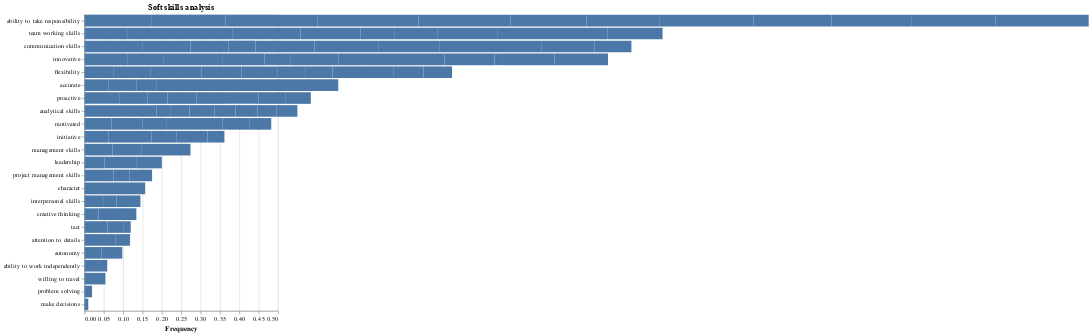

Source (notebook cell):
### Code cell
# soft skills visualization

input_dropdown = alt.binding_select(options=sorted(df_ss_top10['label'].unique()), name='Cluster ')
selection = alt.selection_point(fields=['label'], bind=input_dropdown)
color = alt.condition(
    selection,
    alt.Color('Origin:N').legend(None),
    alt.value('lightgray')
)


alt.Chart(df_ss_top10).mark_bar(tooltip=True).encode(
        alt.Y('Soft Skills:N',sort=alt.SortField(field='freq_rel', order='descending'), title=None, axis=alt.Axis(labelAngle=0)),
        alt.X('freq_rel:Q', title='Frequency', scale=alt.Scale(domain=[0, 0.5])),
        #alt.Color('Job title:N', scale=alt.Scale(scheme='category20')),
        color=color,
        tooltip=[alt.Tooltip('Soft Skills:N', title='Soft Skills'), alt.Tooltip('freq_rel:Q', title='Percentage', format='.2%')]
).properties(title='Soft skills analysis').transform_filter(selection).add_params(selection).display()

### Figure 1 — Vega-Lite specification as saved in the notebook (floating-point values rounded to 4 significant figures)
{"config": {"view": {"continuousWidth": 300, "continuousHeight": 300}}, "data": {"name": "data-be1fe8ca7a4c66d96c7e80582dd8ef80"}, "mark": {"type": "bar", "tooltip": true}, "encoding": {"color": {"condition": {"param": "param_74", "field": "Origin", "legend": null, "type": "nominal"}, "value": "lightgray"}, "tooltip": [{"field": "Soft Skills", "title": "Soft Skills", "type": "nominal"}, {"field": "freq_rel", "format": ".2%", "title": "Percentage", "type": "quantitative"}], "x": {"field": "freq_rel", "scale": {"domain": [0, 0.5]}, "title": "Frequency", "type": "quantitative"}, "y": {"axis": {"labelAngle": 0}, "field": "Soft Skills", "sort": {"field": "freq_rel", "order": "descending"}, "title": null, "type": "nominal"}}, "params": [{"name": "param_74", "select": {"type": "point", "fields": ["label"]}, "bind": {"input": "select", "options": [0.0, 1.0, 2.0, 3.0, 4.0, 5.0, 6.0, 7.0, 8.0, 9.0, 10.0, 11.0], "name": "Cluster "}}], "title": "Soft skills analysis", "transform": [{"filter": {"param": "param_74"}}], "$schema": "https://vega.github.io/schema/vega-lite/v5.6.1.json", "datasets": {"data-be1fe8ca7a4c66d96c7e80582dd8ef80": [{"label": 5, "Soft Skills": "ability to take responsibility", "frequenza": 275, "freq_rel": 0.1722}, {"label": 5, "Soft Skills": "communication skills", "frequenza": 238, "freq_rel": 0.149}, {"label": 5, "Soft Skills": "team working skills", "frequenza": 179, "freq_rel": 0.1121}, {"label": 5, "Soft Skills": "innovative", "frequenza": 176, "freq_rel": 0.1102}, {"label": 5, "Soft Skills": "analytical skills", "frequenza": 155, "freq_rel": 0.0971}, {"label": 5, "Soft Skills": "proactive", "frequenza": 146, "freq_rel": 0.0914}, {"label": 5, "Soft Skills": "attention to details", "frequenza": 129, "freq_rel": 0.0808}, {"label": 5, "Soft Skills": "flexibility", "frequenza": 121, "freq_rel": 0.0758}, {"label": 5, "Soft Skills": "accurate", "frequenza": 98, "freq_rel": 0.0614}, {"label": 5, "Soft Skills": "interpersonal skills", "frequenza": 80, "freq_rel": 0.0501}, {"label": 4, "Soft Skills": "ability to take responsibility", "frequenza": 307, "freq_rel": 0.1918}, {"label": 4, "Soft Skills": "team working skills", "frequenza": 228, "freq_rel": 0.1424}, {"label": 4, "Soft Skills": "communication skills", "frequenza": 200, "freq_rel": 0.1249}, {"label": 4, "Soft Skills": "flexibility", "frequenza": 153, "freq_rel": 0.0956}, {"label": 4, "Soft Skills": "innovative", "frequenza": 152, "freq_rel": 0.0949}, {"label": 4, "Soft Skills": "analytical skills", "frequenza": 142, "freq_rel": 0.0887}, {"label": 4, "Soft Skills": "project management skills", "frequenza": 120, "freq_rel": 0.075}, {"label": 4, "Soft Skills": "management skills", "frequenza": 116, "freq_rel": 0.0725}, {"label": 4, "Soft Skills": "initiative", "frequenza": 100, "freq_rel": 0.0625}, {"label": 4, "Soft Skills": "leadership", "frequenza": 83, "freq_rel": 0.0518}, {"label": 1, "Soft Skills": "ability to take responsibility", "frequenza": 325, "freq_rel": 0.2386}, {"label": 1, "Soft Skills": "innovative", "frequenza": 205, "freq_rel": 0.1505}, {"label": 1, "Soft Skills": "flexibility", "frequenza": 179, "freq_rel": 0.1314}, {"label": 1, "Soft Skills": "team working skills", "frequenza": 173, "freq_rel": 0.127}, {"label": 1, "Soft Skills": "communication skills", "frequenza": 133, "freq_rel": 0.0977}, {"label": 1, "Soft Skills": "proactive", "frequenza": 98, "freq_rel": 0.072}, {"label": 1, "Soft Skills": "motivated", "frequenza": 95, "freq_rel": 0.0698}, {"label": 1, "Soft Skills": "initiative", "frequenza": 54, "freq_rel": 0.0396}, {"label": 1, "Soft Skills": "analytical skills", "frequenza": 51, "freq_rel": 0.0374}, {"label": 1, "Soft Skills": "creative thinking", "frequenza": 49, "freq_rel": 0.036}, {"label": 11, "Soft Skills": "ability to take responsibility", "frequenza": 282, "freq_rel": 0.2606}, {"label": 11, "Soft Skills": "team working skills", "frequenza": 191, "freq_rel": 0.1765}, {"label": 11, "Soft Skills": "innovative", "frequenza": 118, "freq_rel": 0.1091}, {"label": 11, "Soft Skills": "flexibility", "frequenza": 111, "freq_rel": 0.1026}, {"label": 11, "Soft Skills": "motivated", "frequenza": 86, "freq_rel": 0.0795}, {"label": 11, "Soft Skills": "communication skills", "frequenza": 76, "freq_rel": 0.0702}, {"label": 11, "Soft Skills": "tact", "frequenza": 64, "freq_rel": 0.0591}, {"label": 11, "Soft Skills": "proactive", "frequenza": 55, "freq_rel": 0.0508}, {"label": 11, "Soft Skills": "analytical skills", "frequenza": 52, "freq_rel": 0.0481}, {"label": 11, "Soft Skills": "autonomy", "frequenza": 47, "freq_rel": 0.0434}, {"label": 9, "Soft Skills": "ability to take responsibility", "frequenza": 285, "freq_rel": 0.2373}, {"label": 9, "Soft Skills": "team working skills", "frequenza": 186, "freq_rel": 0.1549}, {"label": 9, "Soft Skills": "communication skills", "frequenza": 183, "freq_rel": 0.1524}, {"label": 9, "Soft Skills": "flexibility", "frequenza": 111, "freq_rel": 0.0924}, {"label": 9, "Soft Skills": "proactive", "frequenza": 91, "freq_rel": 0.0758}, {"label": 9, "Soft Skills": "innovative", "frequenza": 80, "freq_rel": 0.0666}, {"label": 9, "Soft Skills": "analytical skills", "frequenza": 77, "freq_rel": 0.0641}, {"label": 9, "Soft Skills": "motivated", "frequenza": 74, "freq_rel": 0.0616}, {"label": 9, "Soft Skills": "willing to travel", "frequenza": 65, "freq_rel": 0.0541}, {"label": 9, "Soft Skills": "tact", "frequenza": 49, "freq_rel": 0.0408}, {"label": 7, "Soft Skills": "ability to take responsibility", "frequenza": 117, "freq_rel": 0.1966}, {"label": 7, "Soft Skills": "communication skills", "frequenza": 99, "freq_rel": 0.1664}, {"label": 7, "Soft Skills": "innovative", "frequenza": 74, "freq_rel": 0.1244}, {"label": 7, "Soft Skills": "team working skills", "frequenza": 53, "freq_rel": 0.0891}, {"label": 7, "Soft Skills": "proactive", "frequenza": 45, "freq_rel": 0.0756}, {"label": 7, "Soft Skills": "management skills", "frequenza": 44, "freq_rel": 0.0739}, {"label": 7, "Soft Skills": "flexibility", "frequenza": 43, "freq_rel": 0.0723}, {"label": 7, "Soft Skills": "accurate", "frequenza": 43, "freq_rel": 0.0723}, {"label": 7, "Soft Skills": "initiative", "frequenza": 42, "freq_rel": 0.0706}, {"label": 7, "Soft Skills": "ability to work independently", "frequenza": 35, "freq_rel": 0.0588}, {"label": 10, "Soft Skills": "ability to take responsibility", "frequenza": 59, "freq_rel": 0.1897}, {"label": 10, "Soft Skills": "communication skills", "frequenza": 49, "freq_rel": 0.1576}, {"label": 10, "Soft Skills": "innovative", "frequenza": 44, "freq_rel": 0.1415}, {"label": 10, "Soft Skills": "team working skills", "frequenza": 34, "freq_rel": 0.1093}, {"label": 10, "Soft Skills": "leadership", "frequenza": 26, "freq_rel": 0.0836}, {"label": 10, "Soft Skills": "motivated", "frequenza": 24, "freq_rel": 0.0772}, {"label": 10, "Soft Skills": "flexibility", "frequenza": 22, "freq_rel": 0.0707}, {"label": 10, "Soft Skills": "initiative", "frequenza": 20, "freq_rel": 0.0643}, {"label": 10, "Soft Skills": "analytical skills", "frequenza": 17, "freq_rel": 0.0547}, {"label": 10, "Soft Skills": "accurate", "frequenza": 16, "freq_rel": 0.0514}, {"label": 0, "Soft Skills": "ability to take responsibility", "frequenza": 89, "freq_rel": 0.2418}, {"label": 0, "Soft Skills": "team working skills", "frequenza": 57, "freq_rel": 0.1549}, {"label": 0, "Soft Skills": "innovative", "frequenza": 49, "freq_rel": 0.1332}, {"label": 0, "Soft Skills": "communication skills", "frequenza": 41, "freq_rel": 0.1114}, {"label": 0, "Soft Skills": "proactive", "frequenza": 31, "freq_rel": 0.0842}, {"label": 0, "Soft Skills": "flexibility", "frequenza": 29, "freq_rel": 0.0788}, {"label": 0, "Soft Skills": "motivated", "frequenza": 25, "freq_rel": 0.0679}, {"label": 0, "Soft Skills": "autonomy", "frequenza": 20, "freq_rel": 0.0543}, {"label": 0, "Soft Skills": "project management skills", "frequenza": 15, "freq_rel": 0.0408}, {"label": 0, "Soft Skills": "interpersonal skills", "frequenza": 12, "freq_rel": 0.0326}, {"label": 3, "Soft Skills": "ability to take responsibility", "frequenza": 75, "freq_rel": 0.2016}, {"label": 3, "Soft Skills": "communication skills", "frequenza": 56, "freq_rel": 0.1505}, {"label": 3, "Soft Skills": "innovative", "frequenza": 48, "freq_rel": 0.129}, {"label": 3, "Soft Skills": "team working skills", "frequenza": 46, "freq_rel": 0.1237}, {"label": 3, "Soft Skills": "initiative", "frequenza": 30, "freq_rel": 0.0806}, {"label": 3, "Soft Skills": "flexibility", "frequenza": 29, "freq_rel": 0.078}, {"label": 3, "Soft Skills": "leadership", "frequenza": 24, "freq_rel": 0.0645}, {"label": 3, "Soft Skills": "interpersonal skills", "frequenza": 23, "freq_rel": 0.0618}, {"label": 3, "Soft Skills": "analytical skills", "frequenza": 21, "freq_rel": 0.0565}, {"label": 3, "Soft Skills": "management skills", "frequenza": 20, "freq_rel": 0.0538}, {"label": 6, "Soft Skills": "accurate", "frequenza": 48, "freq_rel": 0.4706}, {"label": 6, "Soft Skills": "ability to take responsibility", "frequenza": 21, "freq_rel": 0.2059}, {"label": 6, "Soft Skills": "character", "frequenza": 16, "freq_rel": 0.1569}, {"label": 6, "Soft Skills": "creative thinking", "frequenza": 10, "freq_rel": 0.098}, {"label": 6, "Soft Skills": "innovative", "frequenza": 2, "freq_rel": 0.0196}, {"label": 6, "Soft Skills": "problem solving", "frequenza": 2, "freq_rel": 0.0196}, {"label": 6, "Soft Skills": "tact", "frequenza": 2, "freq_rel": 0.0196}, {"label": 6, "Soft Skills": "make decisions", "frequenza": 1, "freq_rel": 0.0098}, {"label": 8, "Soft Skills": "ability to take responsibility", "frequenza": 247, "freq_rel": 0.2174}, {"label": 8, "Soft Skills": "team working skills", "frequenza": 184, "freq_rel": 0.162}, {"label": 8, "Soft Skills": "communication skills", "frequenza": 156, "freq_rel": 0.1373}, {"label": 8, "Soft Skills": "innovative", "frequenza": 154, "freq_rel": 0.1356}, {"label": 8, "Soft Skills": "flexibility", "frequenza": 89, "freq_rel": 0.0783}, {"label": 8, "Soft Skills": "motivated", "frequenza": 79, "freq_rel": 0.0695}, {"label": 8, "Soft Skills": "proactive", "frequenza": 78, "freq_rel": 0.0687}, {"label": 8, "Soft Skills": "analytical skills", "frequenza": 57, "freq_rel": 0.0502}, {"label": 8, "Soft Skills": "initiative", "frequenza": 50, "freq_rel": 0.044}, {"label": 8, "Soft Skills": "attention to details", "frequenza": 42, "freq_rel": 0.037}, {"label": 2, "Soft Skills": "ability to take responsibility", "frequenza": 131, "freq_rel": 0.2413}, {"label": 2, "Soft Skills": "team working skills", "frequenza": 77, "freq_rel": 0.1418}, {"label": 2, "Soft Skills": "innovative", "frequenza": 75, "freq_rel": 0.1381}, {"label": 2, "Soft Skills": "communication skills", "frequenza": 52, "freq_rel": 0.0958}, {"label": 2, "Soft Skills": "flexibility", "frequenza": 40, "freq_rel": 0.0737}, {"label": 2, "Soft Skills": "management skills", "frequenza": 40, "freq_rel": 0.0737}, {"label": 2, "Soft Skills": "proactive", "frequenza": 36, "freq_rel": 0.0663}, {"label": 2, "Soft Skills": "project management skills", "frequenza": 32, "freq_rel": 0.0589}, {"label": 2, "Soft Skills": "motivated", "frequenza": 31, "freq_rel": 0.0571}, {"label": 2, "Soft Skills": "analytical skills", "frequenza": 29, "freq_rel": 0.0534}]}}
